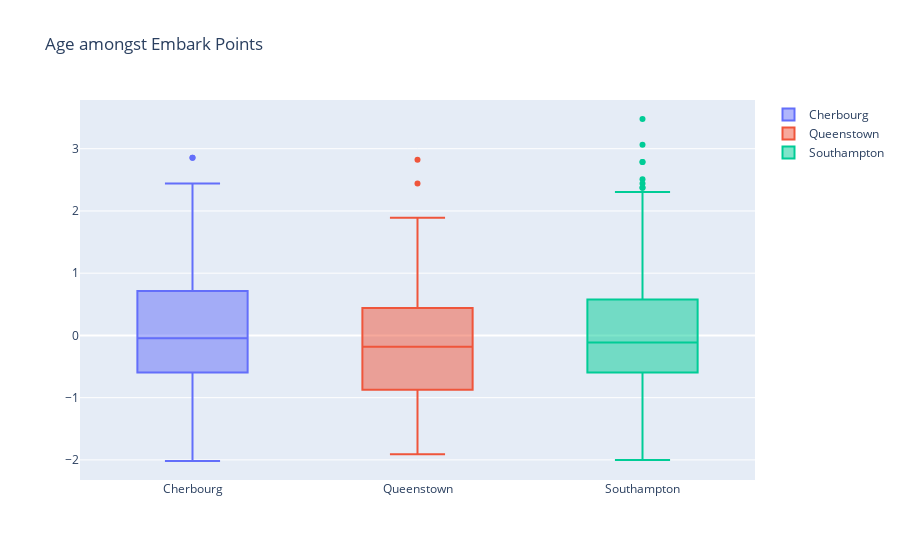

Notebook source saved alongside this figure:
### Markdown cell above
### Box Plot, embarked - ages

    The median of ages for all embark points are somehow similar, although Southampton passengers have more elderly.

### Code cell
iplot(age_box_fig)

### Figure 1 — Plotly figure (JSON) as saved in the notebook; plotly's stock layout.template omitted (floating-point values rounded to 4 significant figures; data arrays with more than 128 entries replaced by an {"elided": "..."} marker saying what was removed)
{"data": [{"name": "Cherbourg", "type": "box", "y": {"elided": "168 float values"}}, {"name": "Queenstown", "type": "box", "y": [null, -1.909, -1.011, null, null, -0.7348, null, null, null, null, 2.821, null, -0.7348, -0.942, -1.771, null, 0.7152, null, null, -0.942, null, null, 0.9914, null, null, null, -1.563, 2.441, -0.5277, null, null, null, 0.02471, null, null, null, null, null, null, null, 0.2319, -0.5967, null, null, null, -0.5967, null, -0.04433, null, 0.7497, null, null, null, null, null, null, 1.889, null, null, -0.8039, 0.1628, null, null, -0.3205, null, null, 0.09376, 0.05924, null, null, null, -1.494, null, null, null, 0.6461, 0.1628]}, {"name": "Southampton", "type": "box", "y": {"elided": "644 float values"}}], "layout": {"title": {"text": "Age amongst Embark Points"}}}
